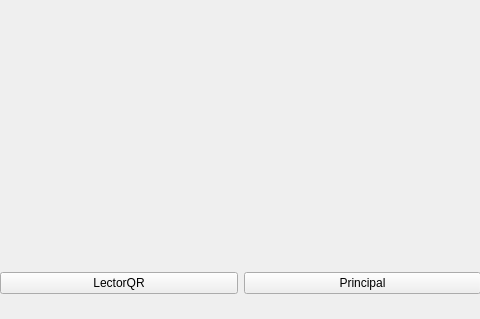
<?xml version="1.0" encoding="UTF-8"?>
<ui version="4.0">
 <class>MainWindow</class>
 <widget class="QMainWindow" name="MainWindow">
  <property name="geometry">
   <rect>
    <x>0</x>
    <y>0</y>
    <width>480</width>
    <height>319</height>
   </rect>
  </property>
  <property name="windowTitle">
   <string>Musica</string>
  </property>
  <widget class="QWidget" name="centralwidget">
   <widget class="QLabel" name="lblAsignatura">
    <property name="geometry">
     <rect>
      <x>10</x>
      <y>10</y>
      <width>461</width>
      <height>241</height>
     </rect>
    </property>
    <property name="frameShape">
     <enum>QFrame::NoFrame</enum>
    </property>
    <property name="frameShadow">
     <enum>QFrame::Plain</enum>
    </property>
    <property name="text">
     <string/>
    </property>
    <property name="scaledContents">
     <bool>true</bool>
    </property>
   </widget>
   <widget class="QWidget" name="">
    <property name="geometry">
     <rect>
      <x>0</x>
      <y>270</y>
      <width>481</width>
      <height>26</height>
     </rect>
    </property>
    <layout class="QHBoxLayout" name="horizontalLayout">
     <item>
      <widget class="QPushButton" name="returnqr">
       <property name="text">
        <string>LectorQR</string>
       </property>
       <property name="icon">
        <iconset>
         <normaloff>Iconos/282207.png</normaloff>Iconos/282207.png</iconset>
       </property>
      </widget>
     </item>
     <item>
      <widget class="QPushButton" name="botonprin">
       <property name="text">
        <string>Principal</string>
       </property>
       <property name="icon">
        <iconset>
         <normaloff>Iconos/descarga.png</normaloff>Iconos/descarga.png</iconset>
       </property>
      </widget>
     </item>
    </layout>
   </widget>
  </widget>
 </widget>
 <resources/>
 <connections/>
</ui>
